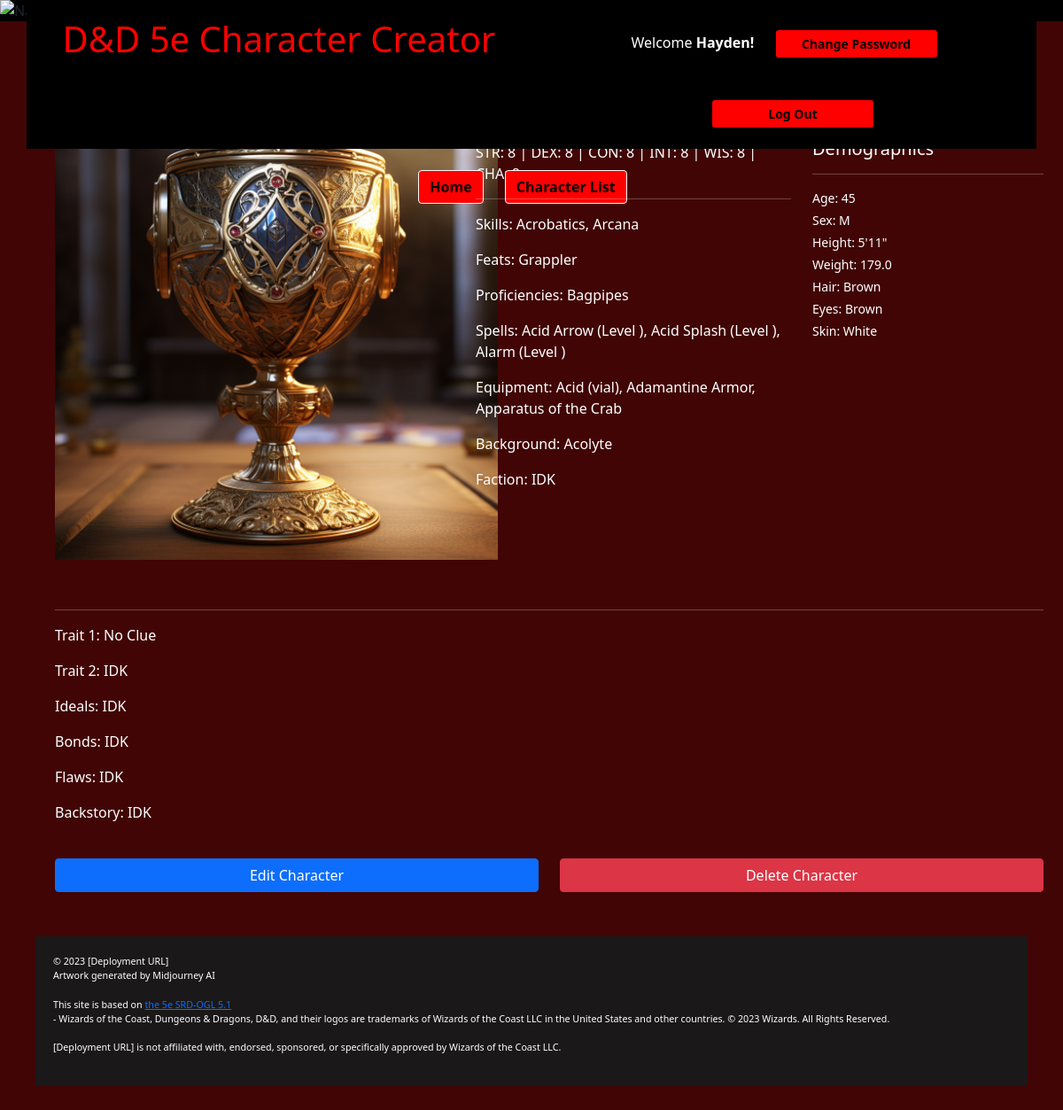
The app's page /create-character/28/detail/ (signed in) with its own data.
### characterforge/models.py (models this page shows, shortened)
class User(AbstractUser):
    pass

class Character(models.Model):
    user = models.ForeignKey(User, on_delete=models.CASCADE)
    race = models.ForeignKey(APIRace, on_delete=models.SET_NULL, null=True, blank=True)
    classes = models.ManyToManyField(APIClass, through='CharacterClass')
    feats = models.ManyToManyField(APIFeat)
    proficiencies = models.ManyToManyField(APIProficiency)
    spells = models.ManyToManyField(APISpell, through='CharacterSpell')
    equipment = models.ManyToManyField(Equipment)
    skills = models.ManyToManyField(APISkill)
    strength = models.IntegerField()
    dexterity = models.IntegerField()
    constitution = models.IntegerField()
    intelligence = models.IntegerField()
    wisdom = models.IntegerField()
    charisma = models.IntegerField()
    alignment = models.ForeignKey(APIAlignment, on_delete=models.SET_NULL, null=True, blank=True)
    background = models.ForeignKey(APIBackground, on_delete=models.SET_NULL, null=True, blank=True)
    name = models.CharField(max_length=100)
    age = models.IntegerField(null=True, blank=True)
    sex = models.CharField(max_length=1, choices=Sex.choices, null=True, blank=True)
    height = models.CharField(max_length=100, null=True, blank=True)
    weight = models.FloatField(null=True, blank=True)
    hair_color = models.CharField(max_length=100, null=True, blank=True)
    eye_color = models.CharField(max_length=100, null=True, blank=True)
    skin_color = models.CharField(max_length=100, null=True, blank=True)
    trait_1 = models.TextField(null=True, blank=True)
    trait_2 = models.TextField(null=True, blank=True)
    ideals = models.TextField(null=True, blank=True)
    bonds = models.TextField(null=True, blank=True)
    flaws = models.TextField(null=True, blank=True)
    image = models.ImageField(upload_to='images/characters/', null=True, blank=True)
    faction = models.CharField(max_length=100, null=True, blank=True)
    backstory = models.TextField(null=True, blank=True)

class APISkill(models.Model):
    index = models.CharField(max_length=100, unique=True)
    name = models.CharField(max_length=100)

class APIFeat(models.Model):
    index = models.CharField(max_length=100, unique=True)
    name = models.CharField(max_length=100)

class APIProficiency(models.Model):
    index = models.CharField(max_length=100, unique=True)
    name = models.CharField(max_length=100)

class CharacterSpell(models.Model):
    character = models.ForeignKey(Character, on_delete=models.CASCADE)
    spell = models.ForeignKey(APISpell, on_delete=models.CASCADE)
    level_learned = models.IntegerField(null=True, blank=True)

class APISpell(models.Model):
    index = models.CharField(max_length=100, unique=True)
    name = models.CharField(max_length=100)

class Equipment(models.Model):
    EQUIPMENT_TYPES = [
        ('MAGIC', 'Magic Item'),
        ('OTHER', 'Other')
    ]
    name = models.CharField(max_length=100)
    description = models.TextField()
    equipment_type = models.CharField(max_length=6, choices=EQUIPMENT_TYPES)
    applicable_classes = models.ManyToManyField(APIClass, blank=True, related_name="class_equipment")

class APIBackground(models.Model):
    index = models.CharField(max_length=100, unique=True)
    name = models.CharField(max_length=100)
    def __str__(self):
        return self.name

### characterforge/views.py (the view)
# urls.py: path("create-character/<int:character_id>/detail/", views.character_detail_view, name="character-detail"),
@login_required(login_url='login')
def character_detail_view(request, character_id):
    character = get_object_or_404(Character, id=character_id)
    return render(request, 'characterforge/character_detail.html', {'character': character, 'character_id': character_id})

### characterforge/models.py (called while the page is built)
    def __str__(self):
        return self.name

### characterforge/templates/characterforge/character_detail.html (shortened to what this page needs)
{% extends "characterforge/layout.html" %}
{% load static %}
{% block main %}
<h2 style="text-align: left; color: white; margin: 20px;">{{character.name}}</h2>
<div class="row" style="color: white;">
    <div class="col-md-5">
        {% if character.image %}
            <img src="{{ character.image.url }}" alt="Character Image" style="max-width: 500px; max-height: auto; margin-bottom: 40px;">
        {% else %}
            <img src="{% static 'characterforge/image.png' %}" alt="Default Image" style="max-width: 500px; margin-bottom: 40px;">
        {% endif %}
    </div>
    <div class="col-md-4">
        <p class="mb-1">{{character.race}} -
        </p>
        <p>STR: {{character.strength}} | DEX: {{character.dexterity}} | CON: {{character.constitution}} | INT: {{character.intelligence}} | WIS: {{character.wisdom}} | CHA: {{character.charisma}}</p>
        <hr>
        <p>Skills:
            {% for skill in character.skills.all %}
                {{ skill.name }}{% if not forloop.last %}, {% endif %}
            {% empty %}
                No Feats
            {% endfor %}
        <p>Feats:
            {% for feat in character.feats.all %}
                {{ feat.name }}{% if not forloop.last %}, {% endif %}
            {% empty %}
                No Feats
            {% endfor %}
        </p>
        <p>Proficiencies:
            {% for proficiency in character.proficiencies.all %}
                {{ proficiency.name }}{% if not forloop.last %}, {% endif %}
            {% empty %}
                No Feats
            {% endfor %}
        </p>
        <p>Spells:
            {% for spell in character.characterspell_set.all %}
                {{ spell.spell.name }} (Level {{ spell.level }}){% if not forloop.last %}, {% endif %}
            {% empty %}
                No Classes
            {% endfor %}
        </p>
        <p>Equipment:
            {% for equipment in character.equipment.all %}
                {{ equipment.name }}{% if not forloop.last %}, {% endif %}
            {% empty %}
                No Feats
            {% endfor %}
        </p>
        <p>Background: {{ character.background }}</p>
        <p>Faction: {{ character.faction }}</p>
    </div>
    <div class="col-md-3">
      <br>
      <h5>Demographics</h5>
      <hr>
        <small><p class="mb-1">Age: {{character.age}}</p></small>
        <small><p class="mb-1">Sex: {{character.sex}}</p></small>
        <small><p class="mb-1">Height: {{character.height}}</p></small>
        <small><p class="mb-1">Weight: {{character.weight}}</p></small>
        <small><p class="mb-1">Hair: {{character.hair_color}}</p></small>
        <small><p class="mb-1">Eyes: {{character.eye_color}}</p></small>
        <small><p class="mb-1">Skin: {{character.skin_color}}</p></small>
    </div>
</div>
<div class="row" style="color: white;">
    <div class="col-md-12">
        <hr>
        <p>Trait 1: {{ character.trait_1 }}</p>
        <p>Trait 2: {{ character.trait_2 }}</p>
        <p>Ideals: {{ character.ideals }}</p>
        <p>Bonds: {{ character.bonds }}</p>
        <p>Flaws: {{ character.flaws }}</p>
        <p>Backstory: {{ character.backstory }}</p>
    </div>
</div>
<div class="row">
    <div class="col-md-6">
        <a class="btn btn-primary col-md-12 mt-4" href="{% url 'edit-character' character_id=character.id %}">Edit Character</a>
    </div>
    <div class="col-md-6">
        <form action="{% url 'delete-character' character_id=character.id %}" method="post">
          <input class="btn btn-danger col-md-12 mt-4" type="submit" value="Delete Character" onclick="return confirm('Are you sure you want to delete this character?');">
      </form>
    </div>
</div>
{% endblock %}

### characterforge/templates/characterforge/layout.html (shortened to what this page needs)
{% load static %}
<!DOCTYPE html>
<html lang="en">
    <head">
        <link rel="stylesheet" href="{% static 'characterforge/styles.css' %}">
        <link href="https://cdn.jsdelivr.net/npm/bootstrap@5.1.3/dist/css/bootstrap.min.css" rel="stylesheet">
    </head>
    <body style="background-color: rgb(65, 5, 5);">
        <header style="background-color: black; margin-bottom: 20px;">
            <nav>
                <div class="navbar-wrapper">
                    <div class="nav-content">
                        <div class="container">
                            <div class="row" style="background-color: black;">
                                <div class="col-md-6">
                                    <h1 style="background-color: black; color: red; margin-top: 10px; margin-bottom: 10px; padding-top: 10px; padding-bottom: 10px;">D&D 5e Character Creator</h1>
                                </div>
                                <div class="col-md-6">
                                    <div class="auth-links col" style="color: white; background-color: black; padding-top: 10px;">
                                        {% if user.is_authenticated %}
                                            Welcome <strong>{{ user.username }}!</strong>
                                            <a class="btn btn-sm col-4 mb-4 mt-4" href="{% url 'password_change' %}" style="font-weight: bold; background-color: red; color: black; margin-left: 20px;">Change Password</a>
                                            <a class="btn btn-sm col-4 mb-4 mt-4" href="{% url 'logout' %}" style="font-weight: bold; background-color: red; color: black; margin-left: 20px;">Log Out</a>
                                        {% else %}
                                            <a class="btn btn-outline-light mt-4" href="{% url 'login' %}" style="font-weight: bold; background-color: red; color: black;" >Log In</a>
                                            <a class="btn btn-outline-light mt-4" href="{% url 'register' %}" style="font-weight: bold; background-color: red; color: black;" >Register</a>
                                        {% endif %}
                                    </div>
                                </div>
                            </div>
                            <div class="row">
                                <div class="col-md-4">
                                </div>
                                <div class="col-md-4">
                                    <div class="nav-links col">
                                        {% if user.is_authenticated %}
                                            <a class="btn btn-outline-light mt-4" href="{% url 'index' %}" style="font-weight: bold; background-color: red; color: black; margin-right: 20px;">Home</a>
                                            <a class="btn btn-outline-light mt-4" href="{% url 'character-list' %}" style="font-weight: bold; background-color: red; color: black; margin-right: 20px;">Character List</a>
                                        {% endif %}
                                    </div>
                                </div>
                                <div class="col-md-4">
                                </div>
                            </div>
                        </div>
                    </div>
                </div>
            </nav>
        </header>
        <main class="container" style="margin: 50px; justify-content: center;">
            {% block main %}
            {% endblock %}
        </main>
    </body>
    <footer style="margin: 40px; color: white; border: 100%; background-color: rgb(26, 24, 24); padding: 20px;">
        <small>
            <small>
                <small>
                    <div class="legal-footer">
                        <p>&copy; 2023 [Deployment URL] <br>  Artwork generated by Midjourney AI</p>
                        <p>This site is based on <a href="/media/images/SRD-OGL_V5.1.pdf" target="_blank" class="orange">the 5e SRD-OGL 5.1</a>
                        <br> - Wizards of the Coast, Dungeons &amp; Dragons, D&amp;D, and their logos are trademarks of Wizards of the Coast LLC in the United States and other countries. © 2023 Wizards. All Rights Reserved.</p>
                        <p>[Deployment URL] is not affiliated with, endorsed, sponsored, or specifically approved by Wizards of the Coast LLC.</p>
                    </div>
                </small>
            </small>
        </small>
    </footer>
</html>

### characterforge/static/characterforge/styles.css (style rules this page uses)
html, body { margin: 0; padding: 0; }
.navbar-wrapper { position: relative; width: 100%; }
.nav-content { position: absolute; top: 0; left: 0; width: 100%; text-align: center; }
.nav-content h1 { color: black; margin: 0; }

### records on screen
User: username "Hayden"
Character: image (picture), strength "8", dexterity "8", constitution "8", intelligence "8", wisdom "8", background "Acolyte", faction "IDK", age "45", sex "M", height "5'11\"", weight "179.0", hair_color "Brown", eye_color "Brown", skin_color "White", trait_1 "No Clue", trait_2 "IDK", ideals "IDK", bonds "IDK", flaws "IDK", backstory "IDK"
APISkill: name "Acrobatics"
APISkill: name "Arcana"
APIFeat: name "Grappler"
APIProficiency: name "Bagpipes"
CharacterSpell: spell.name "Acid Arrow"
CharacterSpell: spell.name "Acid Splash"
CharacterSpell: spell.name "Alarm"
Equipment: name "Acid (vial)"
Equipment: name "Adamantine Armor"
Equipment: name "Apparatus of the Crab"
